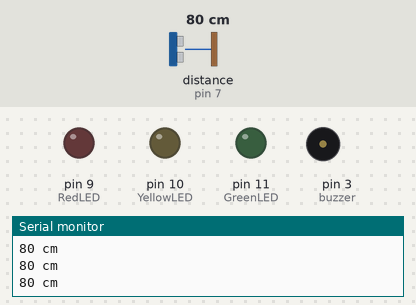
Recording of a sketch running on a simulated Arduino Uno, built with avr-gcc and run on an emulated ATmega328P. Parts: output pins drawn as LEDs (lit = HIGH), buzzer (waves = sounding), the last lines printed to the serial monitor. Wiring (inferred from the names in the program): ultrasonic range finder: trigger pin 6; echo pin 7. The test bench sets the inputs (shaded band); at power-on: distance to the obstacle (sensor on pin 7) 80 cm. The echo pulse lasts 58.3 µs per cm; pins used as bus, display or sensor lines are not drawn.

Above: at 1.2 s.
1.3 s: distance to the obstacle (sensor on pin 7) set to 54 cm
2.8 s: distance to the obstacle (sensor on pin 7) set to 46 cm
At 3.8 s:
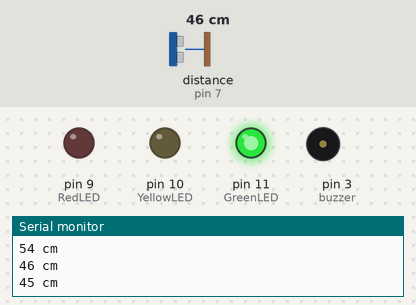
4.3 s: distance to the obstacle (sensor on pin 7) set to 35 cm
5.8 s: distance to the obstacle (sensor on pin 7) set to 27 cm
At 7.1 s:
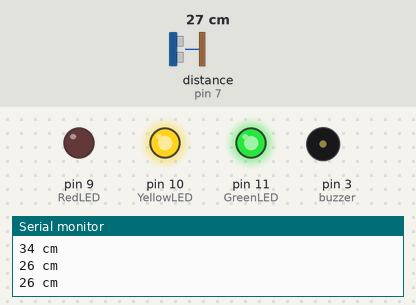
7.5 s: distance to the obstacle (sensor on pin 7) set to 18 cm
9.0 s: distance to the obstacle (sensor on pin 7) set to 14 cm
At 10.1 s:
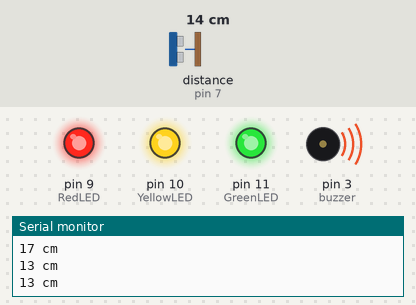
Timing chart, 0 to 11.7 s (numbered marks = the images above; inputs shaded):
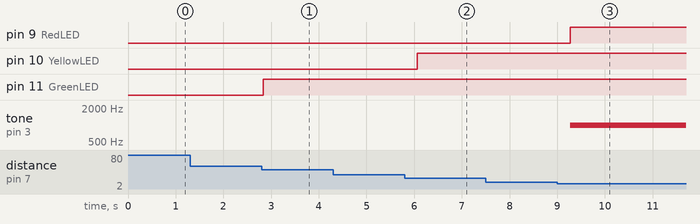

The sketch:

practice_security.ino
```cpp
const int trigPin = 6;
const int echoPin = 7;
#define GreenLED 11
#define YellowLED 10
#define RedLED 9
#define buzzer 3
int sound = 500;

void setup()
{
  Serial.begin(9600);
  pinMode(GreenLED,OUTPUT);
  pinMode(YellowLED,OUTPUT);
  pinMode(RedLED,OUTPUT);
  pinMode(buzzer,OUTPUT);
}

long distanceOverTime(long first, long second)
{
  return ((first - second) / 0.1) * 0.0223693629;
}

long holder;
long temp;
int counter;

void loop()
{
  long duration, inches, cm;
  int tens;
  int ones;
  long Speed;

  pinMode(trigPin, OUTPUT);
  digitalWrite(trigPin,LOW);
  delayMicroseconds(2);
  digitalWrite(trigPin,HIGH);
  delayMicroseconds(10);
  digitalWrite(trigPin,LOW);

  pinMode(echoPin,INPUT);
  duration = pulseIn(echoPin,HIGH);

  inches = microsecondsToInches(duration);
  cm = microsecondsToCentimeters(duration);

  if (cm <= 50)
  {
    digitalWrite(GreenLED,HIGH);
  }
  else
  {
    digitalWrite(GreenLED,LOW);
  }

  if (cm <= 30)
  {
    digitalWrite(YellowLED,HIGH);
  }
  else
  {
    digitalWrite(YellowLED,LOW);
  }

  if (cm <= 15)
  {
    digitalWrite(RedLED,HIGH);
    sound = 1000;
    tone(buzzer,sound);
  }
  else
  {
    digitalWrite(RedLED,LOW);
    noTone(buzzer);
  }

  delay(300);
  Serial.print(cm);
  Serial.print(" cm ");
  Serial.println();
  delay(100);
}

long microsecondsToInches(long microseconds)
{
  return microseconds / 74 / 2;
}

long microsecondsToCentimeters(long microseconds)
{
  return microseconds / 29 /2;
}
```

Measured:
- the behaviour switches between 51 and 50 cm on distance to the obstacle (sensor on pin 7) (found by bisection; images 0 and 1)
- the behaviour switches between 32 and 31 cm on distance to the obstacle (sensor on pin 7) (found by bisection; images 1 and 2)
- the behaviour switches between 17 and 16 cm on distance to the obstacle (sensor on pin 7) (found by bisection; images 2 and 3)
- after the input at 2.8 s, pin 11 (GreenLED): LOW → HIGH at once
- after the input at 5.8 s, pin 10 (YellowLED): LOW → HIGH after 0.26 s
- after the input at 9.0 s, pin 9 (RedLED): LOW → HIGH after 0.28 s; tone on pin 3 (buzzer): silent → 1000 Hz after 0.28 s
